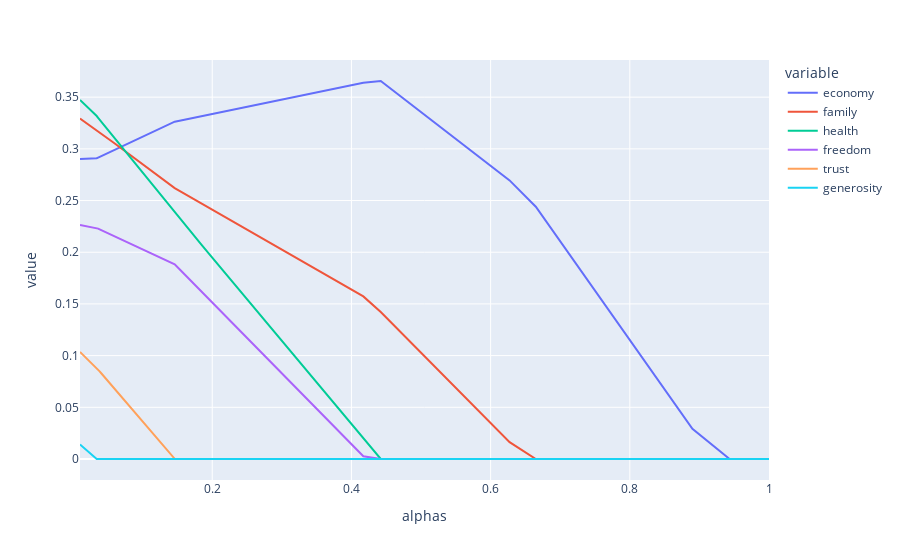

The cell this chart's notebook holds for it:
### Code cell
# nejdele se drzi economy, coz dava smysl vzhledem k feature selection
result2 = pd.DataFrame(coefs, columns=features)
result2['alphas'] = alphas
px.line(result2, x='alphas', y=features)
